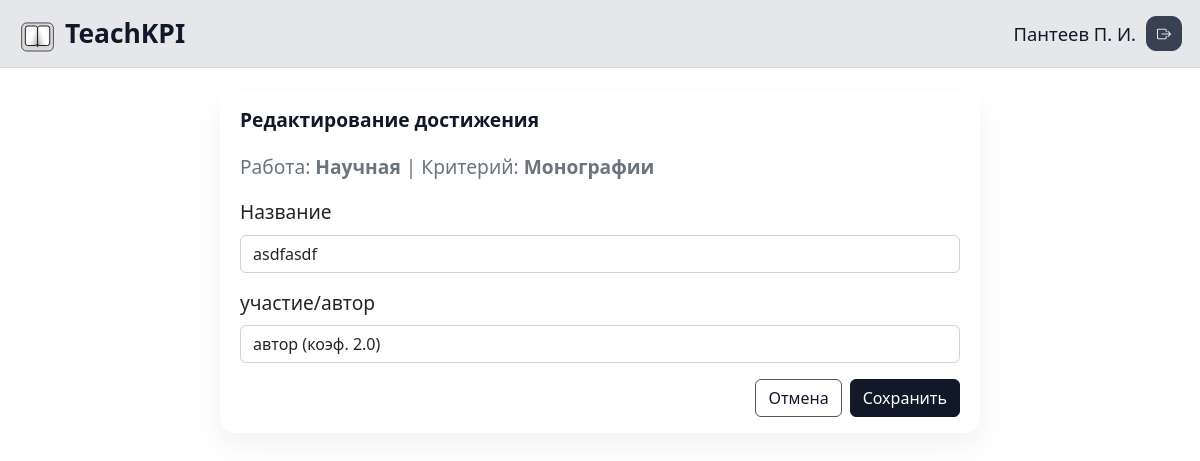
/dashboard/teacher/achievements/23/edit/ (signed in), run on the app's committed database.
### main/models.py (models this page shows, shortened)
class User(AbstractUser):
    class RoleChoices(models.TextChoices):
        ADMIN = 'admin', 'Администратор'
        USER = 'teacher', 'Преподаватель'
        DIRECTOR = 'director', 'Руководитель'
    username = models.CharField(
        max_length=25,
        unique=True,
        db_column='Name',
        verbose_name='логин'
    )
    first_name = models.CharField(max_length=25, db_column='First_name')
    last_name = models.CharField(max_length=25, db_column='Last_name')
    department = models.CharField(max_length=5, db_column='Department')
    patronymic = models.CharField(max_length=25, db_column='Patronymic')
    role = models.CharField(
        max_length=20,
        choices=RoleChoices.choices,
        default=RoleChoices.USER,
        db_column='Roles_ID'
    )
    email = models.EmailField(blank=True)
    objects = UserManager()
    class Meta:
        db_table = 'Users'

class Achievement(models.Model):
    id = models.AutoField(primary_key=True, db_column='ID')
    period = models.ForeignKey(
        Period,
        on_delete=models.CASCADE,
        db_column='PeriodsID',
        related_name='achievements'
    )
    time_of_addition = models.DateTimeField(db_column='Time_of_addition')
    user = models.ForeignKey(
        User,
        on_delete=models.CASCADE,
        db_column='Users_ID',
        related_name='achievements'
    )
    work = models.ForeignKey(
        Work,
        on_delete=models.CASCADE,
        db_column='WorksID',
        related_name='achievements'
    )
    class Meta:
        db_table = 'Achievements'

class Work(models.Model):
    id = models.AutoField(primary_key=True, db_column='ID')
    name = models.CharField(max_length=255, unique=True, db_column='Name')
    class Meta:
        db_table = 'Works'

class Criterion(models.Model):
    id = models.AutoField(primary_key=True, db_column='ID')
    name = models.CharField(
        max_length=255,
        unique=True,
        db_column='Name',
        verbose_name='Название',
    )
    work = models.ForeignKey(
        Work,
        on_delete=models.CASCADE,
        db_column='WorksID',
        related_name='criterions',
        verbose_name='Работа',
    )
    ratio = models.FloatField(default=1.0, db_column='Ratio', verbose_name='Коэффициент')
    class Meta:
        db_table = 'criterions'

class Field(models.Model):
    class TypeChoices(models.TextChoices):
        TEXT = 'text', 'текст'
        CHOOSER = 'chooser', 'выбиралка'
        PHOTO = 'photo', 'фото'
    id = models.AutoField(primary_key=True, db_column='ID')
    caption = models.CharField(max_length=255, db_column='Caption')
    criterion = models.ForeignKey(
        Criterion,
        on_delete=models.CASCADE,
        db_column='criterionsID',
        related_name='fields'
    )
    type = models.CharField(
        max_length=20,
        choices=TypeChoices.choices,
        default=TypeChoices.TEXT,
        db_column='Type'
    )
    class Meta:
        db_table = 'Fields'

class AchievementFieldValue(models.Model):
    id = models.AutoField(primary_key=True, db_column='ID')
    achievement = models.ForeignKey(
        Achievement,
        on_delete=models.CASCADE,
        db_column='Achievements_ID',
        related_name='field_values'
    )
    field = models.ForeignKey(
        Field,
        on_delete=models.CASCADE,
        db_column='Fields_ID',
        related_name='achievement_values'
    )
    value = models.CharField(max_length=1000, db_column='Value')
    class Meta:
        db_table = 'AchievementFieldValues'

class Level(models.Model):
    id = models.AutoField(primary_key=True, db_column='ID')
    caption = models.CharField(max_length=255, db_column='Caption')
    field = models.ForeignKey(
        Field,
        on_delete=models.CASCADE,
        db_column='FieldsID',
        related_name='levels'
    )
    ratio = models.FloatField(db_column='Ratio')
    class Meta:
        db_table = 'Levels'

### main/views.py (the view, shortened to what this page needs)
# urls.py: path('teacher/achievements/<int:pk>/edit/', views.teacher_achievement_edit, name='teacher_achievement_edit'),
@teacher_required
def teacher_achievement_edit(request, pk):
    achievement = get_object_or_404(
        Achievement.objects.prefetch_related('field_values__field__criterion', 'field_values__field__levels'),
        pk=pk,
        user=request.user
    )
    existing_values = {fv.field_id: fv for fv in achievement.field_values.all()}
    first_value = achievement.field_values.first()
    criterion = first_value.field.criterion if first_value else None
    if not criterion:
        messages.error(request, 'Невозможно определить критерий достижения для редактирования.')
        return redirect('teacher_dashboard')
    fields = Field.objects.filter(criterion=criterion).prefetch_related('levels')
    fields_data = []
    for field in fields:
        current = existing_values.get(field.id)
        fields_data.append({
            'field': field,
            'current': current,
            'current_value': current.value if current else '',
        })
    context = {
        'achievement': achievement,
        'fields_data': fields_data,
        'criterion': criterion,
    }
    return render(request, 'main/teacher/teacher_achievement_edit.html', context)

### main/views.py (called while the page is built)
def teacher_required(view_func):
    decorated_view_func = login_required(view_func)
    return user_passes_test(lambda u: u.is_authenticated and u.role == User.RoleChoices.USER)(decorated_view_func)

### main/templates/main/teacher/teacher_achievement_edit.html (shortened to what this page needs)
{% extends 'main/teacher/teacher_base.html' %}
{% block content %}
<div class="card ach-edit-card">
    <div class="card-header">
        <h3 class="ach-edit-title">Редактирование достижения</h3>
    </div>
    <div class="card-body">
        <div class="mb-3 text-muted">
            Работа: <strong>{{ achievement.work.name }}</strong>
            {% if criterion %} | Критерий: <strong>{{ criterion.name }}</strong>{% endif %}
        </div>
        <form method="post" enctype="multipart/form-data">
            {% for item in fields_data %}
                <div class="mb-3">
                    <label for="field_{{ item.field.id }}" class="form-label">{{ item.field.caption }}</label>
                    {% if item.field.type == 'text' %}
                        <input type="text"
                               name="field_{{ item.field.id }}"
                               id="field_{{ item.field.id }}"
                               class="form-control"
                               value="{{ item.current_value }}">
                    {% elif item.field.type == 'chooser' %}
                        <select name="field_{{ item.field.id }}" id="field_{{ item.field.id }}" class="form-control">
                            {% for level in item.field.levels.all %}
                                <option value="{{ level.id }}"
                                    {% if item.current and item.current.value == level.id|stringformat:"s" %}selected{% endif %}>
                                    {{ level.caption }} (коэф. {{ level.ratio }})
                                </option>
                            {% endfor %}
                        </select>
                    {% endif %}
                </div>
            {% empty %}
                <p class="text-muted">Для этого критерия нет редактируемых полей.</p>
            {% endfor %}
            <div class="d-flex justify-content-end gap-2 mt-3">
                <a href="{% url 'teacher_dashboard' %}" class="btn btn-outline-secondary">Отмена</a>
                <button type="submit" class="btn btn-success">Сохранить</button>
            </div>
        </form>
    </div>
</div>
{% endblock %}

### main/templates/main/teacher/teacher_base.html (shortened to what this page needs)
<!DOCTYPE html>
<html lang="ru">
<head>
    <link href="https://cdn.jsdelivr.net/npm/bootstrap@5.2.3/dist/css/bootstrap.min.css" rel="stylesheet">
    <link rel="stylesheet" href="https://cdn.jsdelivr.net/npm/bootstrap-icons@1.11.3/font/bootstrap-icons.min.css">
</head>
<body>
    <header class="teacher-topbar">
        <div class="teacher-topbar-inner">
            <a href="{% url 'teacher_dashboard' %}" class="teacher-app-brand text-decoration-none">
                <span class="tkpi-book-inline-wrap" aria-hidden="true">
                    {% include 'main/includes/teachkpi_book_icon.html' with book_uid='teacher' %}
                </span>
                <span>TeachKPI</span>
            </a>
            <div class="teacher-user">
                <div class="teacher-user-name">
                    {{ user.last_name }}
                    {% if user.first_name %} {{ user.first_name|slice:":1" }}.{% endif %}
                    {% if user.patronymic %} {{ user.patronymic|slice:":1" }}.{% endif %}
                </div>
                <form method="post" action="{% url 'logout' %}">
                    <button type="submit" class="btn btn-outline-secondary btn-sm teacher-logout-btn" title="Выйти">
                        <i class="bi bi-box-arrow-right"></i>
                    </button>
                </form>
            </div>
        </div>
    </header>
    <div class="container mt-4 teacher-main">
        {% block content %}{% endblock %}
    </div>
</body>
</html>

### main/templates/main/teacher/teacher_base.html (style rules this page uses)
body { font-size: 1.2rem; }
.btn-primary, .btn-success, .btn-danger, .btn-outline-primary, .btn-outline-success, .btn-outline-danger { background-color: #111827; border-color: #111827; color: #ffffff; }
.btn-outline-secondary { background-color: transparent; border-color: #4b5563; color: #111827; }
.teacher-topbar { background: #e5e7eb; border-bottom: 1px solid #d1d5db; }
.teacher-topbar-inner { max-width: 1280px; margin: 0 auto; padding: 14px 18px; display: flex; align-items: center; justify-content: space-between; gap: 16px; }
.teacher-app-brand { font-size: 1.65rem; font-weight: 600; color: #111827; line-height: 1; display: inline-flex; align-items: center; gap: 0.3em; white-space: nowrap; }
.teacher-app-brand > span:last-child { line-height: 1; display: inline-block; }
.tkpi-book-inline-wrap { display: inline-flex; align-items: center; justify-content: center; flex-shrink: 0; height: 1.48em; line-height: 0; transform: translateY(0.2em); }
.teacher-user { display: flex; align-items: center; gap: 10px; }
.teacher-user-name { font-size: 1.15rem; font-weight: 500; color: #111827; white-space: nowrap; }
.teacher-logout-btn { border-radius: 10px; padding: 6px 10px; background-color: #374151; border-color: #374151; color: #ffffff; }
.teacher-main { max-width: 1280px; }

### main/templates/main/teacher/teacher_achievement_edit.html (style rules this page uses)
.ach-edit-card { max-width: 760px; margin: 0 auto; border-radius: 16px; border: 0; box-shadow: 0 12px 30px rgba(0,0,0,0.06); }
.ach-edit-card .card-header { padding: 16px 20px 10px; border-bottom: none; background: #ffffff; }
.ach-edit-title { margin: 0; font-size: 1.2rem; font-weight: 600; color: #111827; }
.ach-edit-card .card-body { padding: 12px 20px 16px; }

### data on the page
User: last_name "Пантеев", first_name "П", patronymic "И"
Achievement: work.name "Научная"
Criterion: name "Монографии"
Field: field.caption "Название", current_value "asdfasdf"
Field: field.caption "участие/автор", ID.Caption "автор (коэф. 2.0)"
